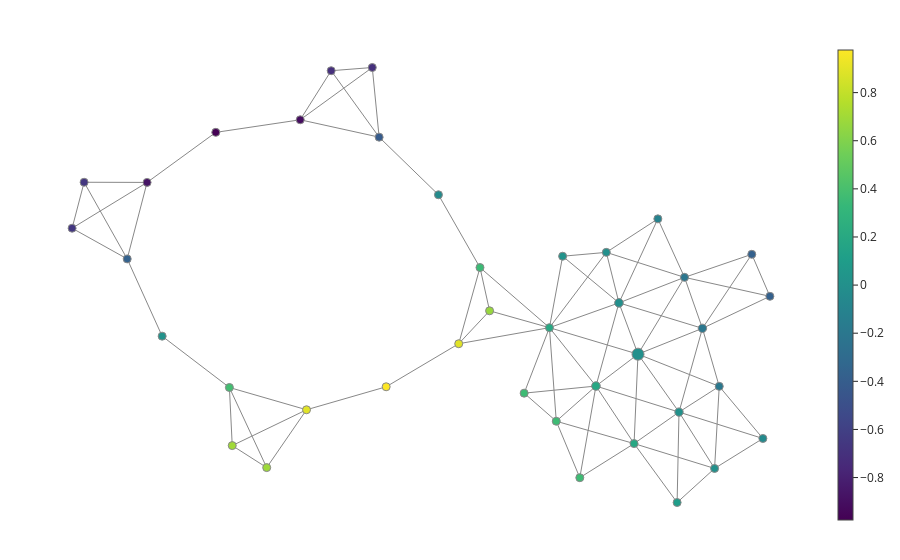

The notebook cell this image was saved under:
### Markdown cell above
#### Update intermediate steps with Pipeline

### Code cell
pipe.set_params(cover=CubicalCover(n_intervals=5, overlap_frac=0.5))
fig = plot_static_mapper_graph(pipe, two_circles, color_data=two_circles[:,0])
fig.show(config={'scrollZoom': True})

### Figure 1 — Plotly figure (JSON) as saved in the notebook; plotly's stock layout.template omitted (floating-point values rounded to 4 significant figures; data arrays with more than 128 entries replaced by an {"elided": "..."} marker saying what was removed)
{"data": [{"hoverinfo": "none", "line": {"color": "#888", "width": 1}, "mode": "lines", "name": "edge_trace", "type": "scatter", "uid": "e45b7a1f-ae2e-4e13-a15f-4e57987091a5", "x": {"elided": "252 float values"}, "y": {"elided": "252 float values"}}, {"hoverinfo": "text", "hovertext": ["Node ID: 0<br>Pullback set label: 6<br>Partial cluster label: 0<br>Node size: 671<br>Summary statistic: 0.195", "Node ID: 1<br>Pullback set label: 7<br>Partial cluster label: 0<br>Node size: 1276<br>Summary statistic: 0.189", "Node ID: 2<br>Pullback set label: 11<br>Partial cluster label: 0<br>Node size: 1282<br>Summary statistic: -0.00635", "Node ID: 3<br>Pullback set label: 12<br>Partial cluster label: 0<br>Node size: 2469<br>Summary statistic: -0.000769", "Node ID: 4<br>Pullback set label: 5<br>Partial cluster label: 0<br>Node size: 316<br>Summary statistic: 0.35", "Node ID: 5<br>Pullback set label: 10<br>Partial cluster label: 0<br>Node size: 289<br>Summary statistic: -0.0347", "Node ID: 6<br>Pullback set label: 3<br>Partial cluster label: 0<br>Node size: 333<br>Summary statistic: 0.893", "Node ID: 7<br>Pullback set label: 4<br>Partial cluster label: 0<br>Node size: 330<br>Summary statistic: 0.696", "Node ID: 8<br>Pullback set label: 0<br>Partial cluster label: 0<br>Node size: 345<br>Summary statistic: 0.67", "Node ID: 9<br>Pullback set label: 1<br>Partial cluster label: 0<br>Node size: 317<br>Summary statistic: 0.889", "Node ID: 10<br>Pullback set label: 2<br>Partial cluster label: 0<br>Node size: 292<br>Summary statistic: 0.977", "Node ID: 11<br>Pullback set label: 8<br>Partial cluster label: 0<br>Node size: 628<br>Summary statistic: 0.188", "Node ID: 12<br>Pullback set label: 13<br>Partial cluster label: 0<br>Node size: 1204<br>Summary statistic: 0.00519", "Node ID: 13<br>Pullback set label: 15<br>Partial cluster label: 0<br>Node size: 320<br>Summary statistic: -0.407", "Node ID: 14<br>Pullback set label: 20<br>Partial cluster label: 0<br>Node size: 335<br>Summary statistic: -0.708", "Node ID: 15<br>Pullback set label: 17<br>Partial cluster label: 0<br>Node size: 1207<br>Summary statistic: -0.198", "Node ID: 16<br>Pullback set label: 18<br>Partial cluster label: 0<br>Node size: 581<br>Summary statistic: -0.189", "Node ID: 17<br>Pullback set label: 21<br>Partial cluster label: 0<br>Node size: 321<br>Summary statistic: -0.91", "Node ID: 18<br>Pullback set label: 22<br>Partial cluster label: 0<br>Node size: 296<br>Summary statistic: -0.976", "Node ID: 19<br>Pullback set label: 23<br>Partial cluster label: 0<br>Node size: 324<br>Summary statistic: -0.873", "Node ID: 20<br>Pullback set label: 8<br>Partial cluster label: 1<br>Node size: 22<br>Summary statistic: 0.686", "Node ID: 21<br>Pullback set label: 9<br>Partial cluster label: 0<br>Node size: 313<br>Summary statistic: 0.381", "Node ID: 22<br>Pullback set label: 24<br>Partial cluster label: 0<br>Node size: 322<br>Summary statistic: -0.663", "Node ID: 23<br>Pullback set label: 16<br>Partial cluster label: 0<br>Node size: 631<br>Summary statistic: -0.206", "Node ID: 24<br>Pullback set label: 14<br>Partial cluster label: 0<br>Node size: 291<br>Summary statistic: 0.0191", "Node ID: 25<br>Pullback set label: 19<br>Partial cluster label: 0<br>Node size: 321<br>Summary statistic: -0.37", "Node ID: 26<br>Pullback set label: 18<br>Partial cluster label: 1<br>Node size: 34<br>Summary statistic: -0.658", "Node ID: 27<br>Pullback set label: 1<br>Partial cluster label: 1<br>Node size: 7<br>Summary statistic: 0.36", "Node ID: 28<br>Pullback set label: 2<br>Partial cluster label: 1<br>Node size: 12<br>Summary statistic: 0.36", "Node ID: 29<br>Pullback set label: 5<br>Partial cluster label: 1<br>Node size: 11<br>Summary statistic: 0.0267", "Node ID: 30<br>Pullback set label: 10<br>Partial cluster label: 1<br>Node size: 14<br>Summary statistic: 4.44e-05", "Node ID: 31<br>Pullback set label: 16<br>Partial cluster label: 1<br>Node size: 15<br>Summary statistic: -0.71", "Node ID: 32<br>Pullback set label: 3<br>Partial cluster label: 1<br>Node size: 5<br>Summary statistic: 0.359", "Node ID: 33<br>Pullback set label: 9<br>Partial cluster label: -1<br>Node size: 1<br>Summary statistic: 0.0998", "Node ID: 34<br>Pullback set label: 14<br>Partial cluster label: -1<br>Node size: 3<br>Summary statistic: 0.00249", "Node ID: 35<br>Pullback set label: 21<br>Partial cluster label: -1<br>Node size: 2<br>Summary statistic: -0.372", "Node ID: 36<br>Pullback set label: 22<br>Partial cluster label: -1<br>Node size: 2<br>Summary statistic: -0.372", "Node ID: 37<br>Pullback set label: 15<br>Partial cluster label: -1<br>Node size: 3<br>Summary statistic: -0.0978", "Node ID: 38<br>Pullback set label: 19<br>Partial cluster label: -1<br>Node size: 2<br>Summary statistic: -0.0462"], "marker": {"color": [0.1946, 0.1889, -0.006346, -0.0007685, 0.3496, -0.0347, 0.893, 0.6959, 0.6701, 0.8894, 0.9771, 0.1878, 0.005188, -0.4074, -0.7085, -0.1983, -0.1892, -0.9103, -0.9764, -0.8725, 0.6861, 0.3808, -0.6625, -0.2057, 0.01907, -0.3704, -0.6582, 0.3597, 0.3596, 0.02672, 4.437e-05, -0.7095, 0.3595, 0.09978, 0.002493, -0.3718, -0.3718, -0.09777, -0.04615], "colorbar": {"thickness": 15, "title": {"side": "right", "text": ""}, "xanchor": "left"}, "colorscale": [[0, "#440154"], [0.1111, "#482878"], [0.2222, "#3e4989"], [0.3333, "#31688e"], [0.4444, "#26828e"], [0.5556, "#1f9e89"], [0.6667, "#35b779"], [0.7778, "#6ece58"], [0.8889, "#b5de2b"], [1, "#fde725"]], "line": {"color": "#888", "width": 1}, "opacity": 1, "reversescale": false, "showscale": true, "size": [671, 1276, 1282, 2469, 316, 289, 333, 330, 345, 317, 292, 628, 1204, 320, 335, 1207, 581, 321, 296, 324, 22, 313, 322, 631, 291, 321, 34, 7, 12, 11, 14, 15, 5, 1, 3, 2, 2, 3, 2], "sizemin": 4, "sizemode": "area", "sizeref": 34.29}, "mode": "markers", "name": "node_trace", "type": "scatter", "uid": "63819a6a-af37-45b3-8cb1-119e07a579e9", "x": [0.674, 1.075, 1.273, 1.437, 0.07554, -0.2824, -1.419, -2.06, 0.1582, -0.1077, -0.7331, 1.403, 1.791, -0.7937, -1.207, 1.992, 2.137, -1.474, -2.201, -2.793, -1.763, -2.084, -3.336, 1.838, -2.664, -2.965, -3.44, 0.4561, 0.7329, 0.7878, 1.164, -0.8528, 0.9358, 1.774, 2.097, 2.574, 2.418, 1.608, 2.513], "y": [-0.2941, -0.7982, -0.08012, -0.5229, 0.2251, 0.8535, -1.003, -1.312, -0.1485, -0.4328, -0.8045, -1.295, -1.023, 1.351, 1.925, -0.2999, -0.8008, 1.501, 1.392, 0.9603, -1.502, -0.8107, 0.9617, 0.1404, -0.3673, 0.2997, 0.5648, -0.8596, -1.102, 0.3228, 0.3562, 1.953, -1.59, -1.804, -1.51, -0.0233, 0.3394, 0.6454, -1.251]}], "layout": {"autosize": false, "hovermode": "closest", "margin": {"b": 20, "l": 5, "r": 5, "t": 40}, "showlegend": false, "title": {"text": ""}, "xaxis": {"showgrid": false, "showline": false, "showticklabels": false, "ticks": "", "title": {"text": ""}, "zeroline": false}, "yaxis": {"showgrid": false, "showline": false, "showticklabels": false, "ticks": "", "title": {"text": ""}, "zeroline": false}}}
